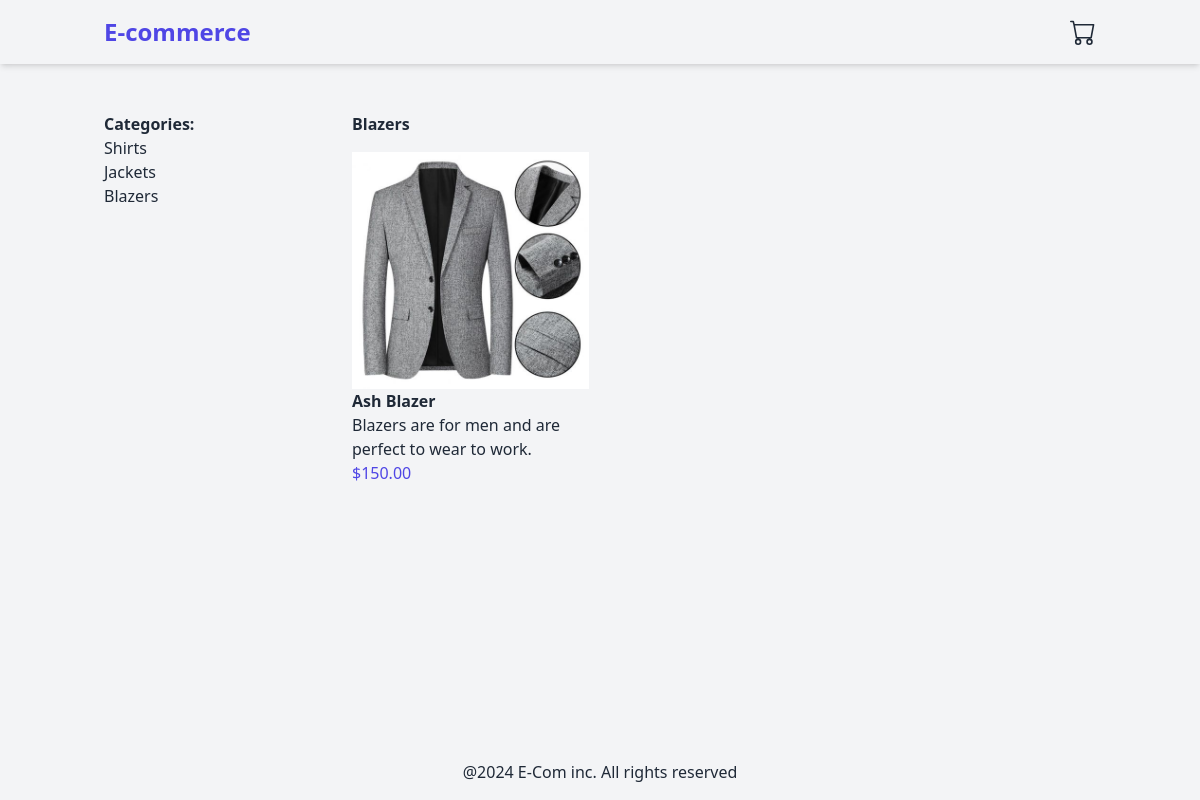
/blazers/, run on the app's committed database.
### products/models.py (models this page shows, shortened)
class Category(models.Model):
    name = models.CharField(max_length=250)
    slug = models.SlugField(unique=True)
    class Meta:
        verbose_name_plural = 'categories'

class Product(models.Model):
    category = models.ForeignKey(Category, related_name='products', on_delete=models.CASCADE)
    name = models.CharField(max_length=250)
    slug = models.SlugField(max_length=250)
    description = models.TextField(blank=True)
    price = models.DecimalField(max_digits=10, decimal_places=2)
    available = models.BooleanField(default=True)
    created = models.DateTimeField(auto_now_add=True)
    updated = models.DateTimeField(auto_now=True)
    image = models.ImageField(upload_to='products', blank=True, null=True)

### products/views.py (the view)
# urls.py: path('', views.product_list, name='product_list'),
def product_list(request, category_slug=None):
    category = None
    products = Product.objects.filter(available=True)
    categories = Category.objects.all()
    if category_slug:
        category = get_object_or_404(Category, slug=category_slug)
        products = products.filter(category=category)
    return render(request, 'products/product/list.html', {'category':category, 'products':products, 'categories':categories})

### products/templates/products/product/list.html (shortened to what this page needs)
{% extends 'base.html' %} {% load static %}  {% block content %}
<div class="container mx-auto p-4 flex">
  <aside class="w-1/4">
    <h2 class="font-bold">Categories:</h2>
    <ul>
      {%for category in categories%}
      <li>
        <a href="{% url 'products:product_list_by_category' category.slug %}"
          >{{category.name}}</a
        >
      </li>
      {%endfor%}
    </ul>
  </aside>
  <main class="w-3/4">
    {%if category%}
    <h2 class="font-bold mb-4">{{category.name}}</h2>
    {%else%}
    <h2 class="font-bold mb-4">All Products:</h2>
    {%endif%}
    <div class="grid grid-cols-3 gap-4">
      {% for product in products %}
      <a href="{% url 'products:product_detail' product.id product.slug %}">
        <div>
          {% if product.image %}
          <img
            src="{{product.image.url}}"
            alt="{{product.name}}"
            class="object-cover"
          />
          {%else%}
          <p>The image is not available</p>
          {%endif%}
          <h3 class="font-semibold">{{product.name}}</h3>
          <p>{{product.description}}</p>
          <p class="text-indigo-600">${{product.price}}</p>
        </div>
      </a>
      {%endfor%}
    </div>
  </main>
</div>
{% endblock %}

### data on the page
Category: name "Shirts"
Category: name "Jackets"
Category: name "Blazers"
Product: image (picture), name "Ash Blazer", description "Blazers are for men and are perfect to wear to work.", price "150.00"
